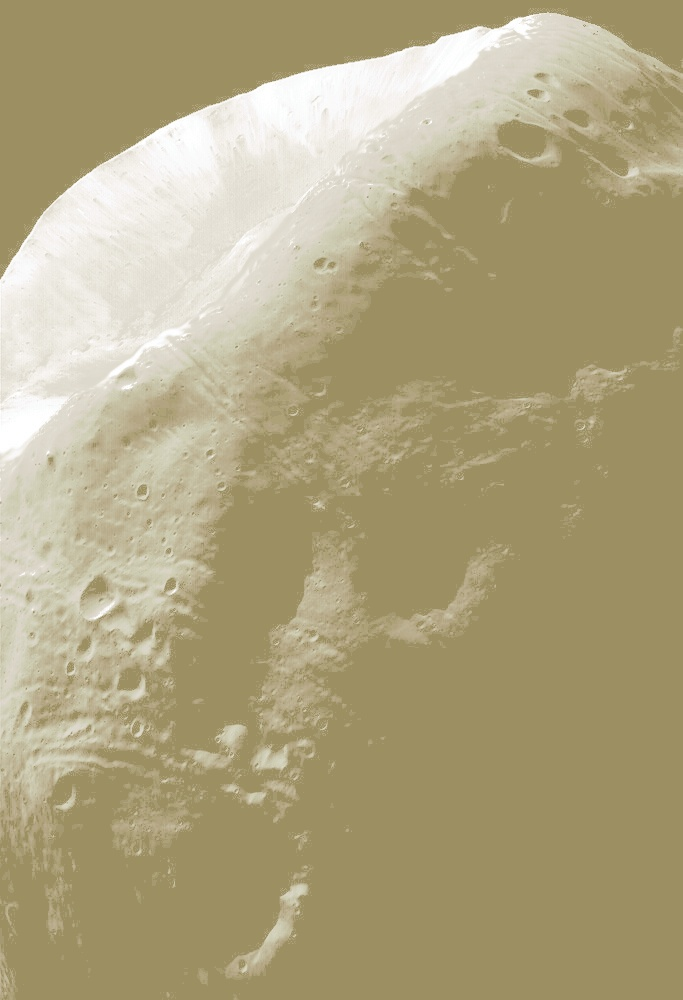
#> input picture Python/Assignment3/Histogram_Specified_Moon.jpg, 683 x 1000 px, found by its file name
$ python rgb.py
#> lines starting #> are read from the running program, lines starting #| are printed output that depends on the picture
import cv2
import numpy as np
import matplotlib.pyplot as plt

# Create a 0 to 255 freqMap, where index = intensity level & freq[index] = freq of pixels
def createMap(intMap):
    freqMap = [0]*256
    for row in intMap:
        for val in row:
            freqMap[val] += 1
    return freqMap

# [7 lines of commented-out code are left out]
image_path = './Assignment3/Histogram_Specified_Moon.jpg'

image = cv2.imread(image_path)
#> image is the input picture: shape (1000, 683, 3); mean B, G, R 128, 164.5, 175.1
print(image.shape)
#| (1000, 683, 3)

# Convert the image from BGR to RGB
image_rgb = cv2.cvtColor(image, cv2.COLOR_BGR2RGB)
red_channel = image_rgb[:, :, 0]  # Red channel (0 for Red in RGB image)
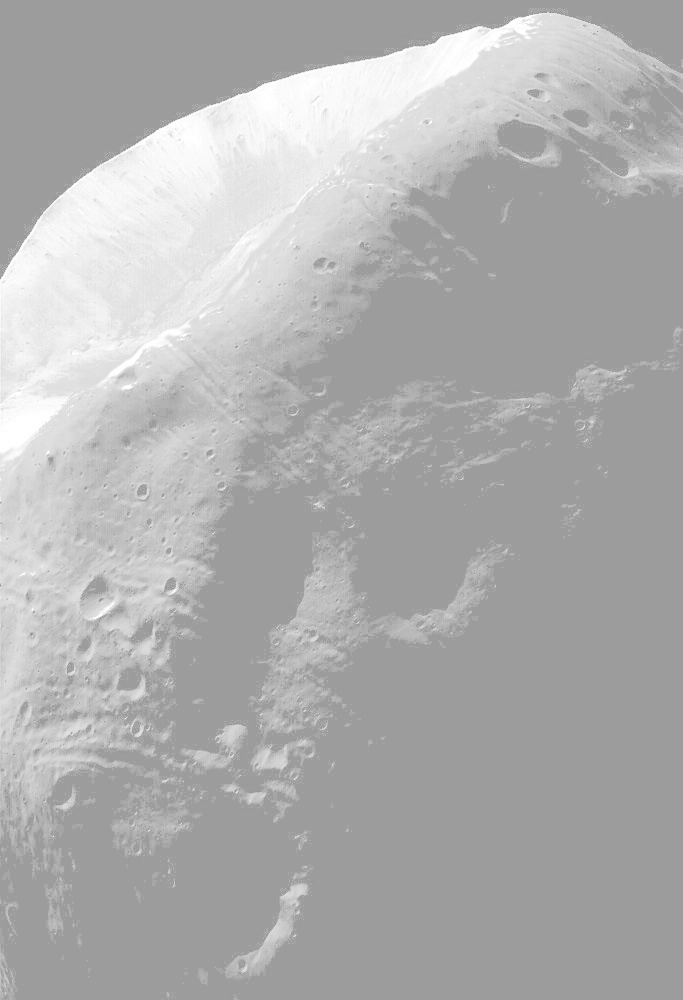
#> red_channel: shape (1000, 683); min 142, max 255, mean 175.1
green_channel = image_rgb[:, :, 1]  # Green channel (1 for Green in RGB image)
blue_channel = image_rgb[:, :, 2]  # Blue channel (2 for Blue in RGB image)
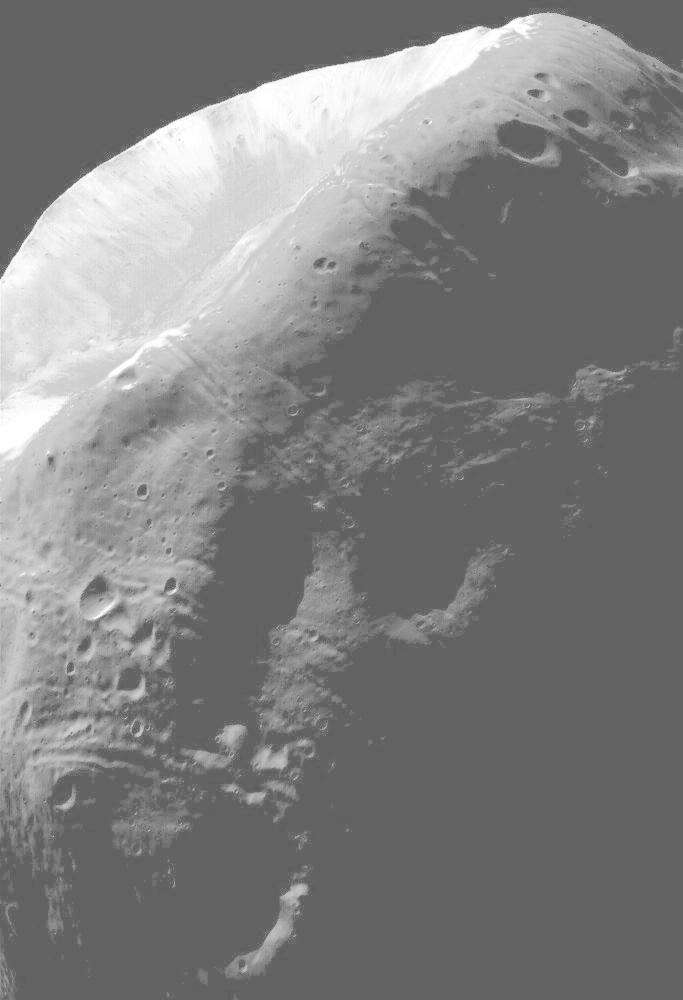
#> blue_channel: shape (1000, 683); min 89, max 255, mean 128

r_hist = createMap(red_channel)
#> after the loop in createMap, `for row in intMap:`: freqMap = 256 values, max 380788 at index 156, min 0 at index 0, mean 2668
#> r_hist has the same summary as freqMap in createMap
g_hist = createMap(green_channel)
#> g_hist = 256 values, max 378194 at index 143, min 0 at index 0, mean 2668
b_hist = createMap(blue_channel)
#> b_hist = 256 values, max 367853 at index 98, min 0 at index 0, mean 2668

# Create a figure with subplots
fig, axs = plt.subplots(2, 3, figsize=(14, 10))

# Display the RGB image
# axs[0, 0].imshow(image_rgb)
# axs[0, 0].set_title("RGB Image")
# axs[0, 0].axis('off')

# Plot the histograms as bars
axs[1,0].bar(range(256), r_hist, color='red', alpha=0.6, label='Red Channel')
axs[1, 1].bar(range(256), g_hist, color='green', alpha=0.6, label='Green Channel')
axs[1, 2].bar(range(256), b_hist, color='blue', alpha=0.6, label='Blue Channel')

# red channel
# axs[0, 1].set_title("RGB Histogram")
# axs[0, 1].set_xlabel("Pixel Intensity")
axs[1,0].set_ylabel("Frequency")
axs[1,0].legend()
axs[1,0].grid()

# green channel
# axs[1, 0].set_title("RGB Histogram")
# axs[1, 0].set_xlabel("Pixel Intensity")
axs[1,1].set_ylabel("Frequency")
axs[1,1].legend()
axs[1,1].grid()

# green channel
axs[1,2].set_title("RGB Histogram")
# axs[1,2].set_xlabel("Pixel Intensity")
axs[1,2].set_ylabel("Frequency")
axs[1,2].legend()
axs[1,2].grid()

# Display the Red channel
axs[0,0].imshow(red_channel, cmap='Reds')
axs[0,0].set_title("Red Channel")
axs[0,0].axis('off')

# Display the Green channel
axs[0,1].imshow(green_channel, cmap='Greens')
axs[0,1].set_title("Green Channel")
axs[0,1].axis('off')

# Display the Blue channel
axs[0,2].imshow(blue_channel, cmap='Blues')
axs[0,2].set_title("Blue Channel")
axs[0,2].axis('off')

plt.tight_layout()
plt.show()
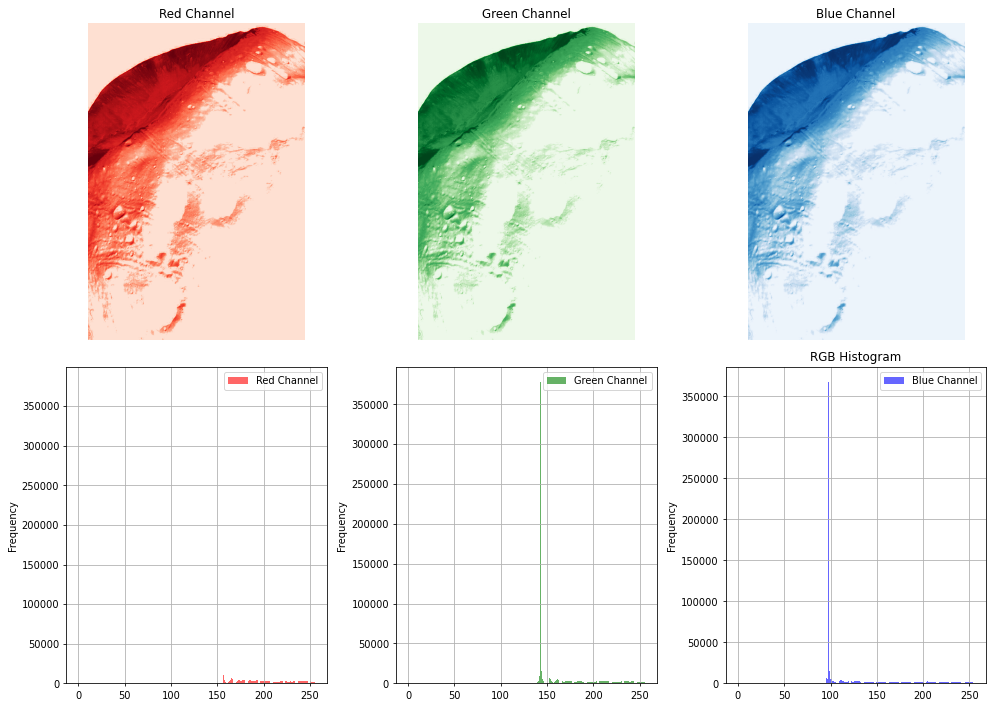
#> figure drawn by matplotlib, 6 panels; panel 4: tallest bar 380788 high, from x = 155.6 to 156.4; panel 5: tallest bar 378194 high, from x = 142.6 to 143.4; panel 6: tallest bar 367853 high, from x = 97.6 to 98.4
